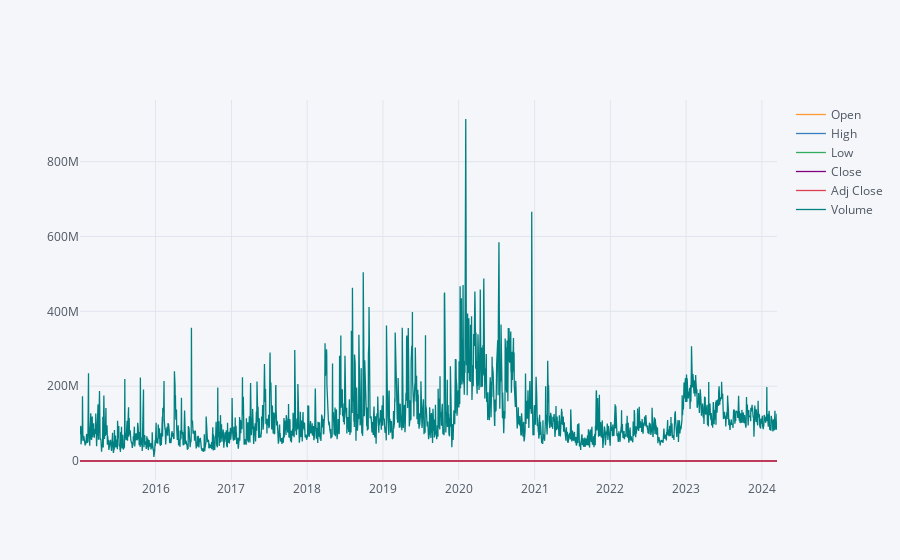

The notebook cell this image was saved under:
### Code cell
df.iplot()
# import plotly.express as px
# fig = px.line(df)
# fig.show()

### Figure 1 — Plotly figure (JSON) as saved in the notebook; plotly's stock layout.template omitted (floating-point values rounded to 4 significant figures; data arrays with more than 128 entries replaced by an {"elided": "..."} marker saying what was removed)
{"data": [{"line": {"color": "rgba(255, 153, 51, 1.0)", "dash": "solid", "shape": "linear", "width": 1.3}, "mode": "lines", "name": "Open", "text": "", "type": "scatter", "x": {"elided": "2315 str values"}, "y": {"elided": "2315 float values"}}, {"line": {"color": "rgba(55, 128, 191, 1.0)", "dash": "solid", "shape": "linear", "width": 1.3}, "mode": "lines", "name": "High", "text": "", "type": "scatter", "x": {"elided": "2315 str values"}, "y": {"elided": "2315 float values"}}, {"line": {"color": "rgba(50, 171, 96, 1.0)", "dash": "solid", "shape": "linear", "width": 1.3}, "mode": "lines", "name": "Low", "text": "", "type": "scatter", "x": {"elided": "2315 str values"}, "y": {"elided": "2315 float values"}}, {"line": {"color": "rgba(128, 0, 128, 1.0)", "dash": "solid", "shape": "linear", "width": 1.3}, "mode": "lines", "name": "Close", "text": "", "type": "scatter", "x": {"elided": "2315 str values"}, "y": {"elided": "2315 float values"}}, {"line": {"color": "rgba(219, 64, 82, 1.0)", "dash": "solid", "shape": "linear", "width": 1.3}, "mode": "lines", "name": "Adj Close", "text": "", "type": "scatter", "x": {"elided": "2315 str values"}, "y": {"elided": "2315 float values"}}, {"line": {"color": "rgba(0, 128, 128, 1.0)", "dash": "solid", "shape": "linear", "width": 1.3}, "mode": "lines", "name": "Volume", "text": "", "type": "scatter", "x": {"elided": "2315 str values"}, "y": {"elided": "2315 int values"}}], "layout": {"legend": {"bgcolor": "#F5F6F9", "font": {"color": "#4D5663"}}, "paper_bgcolor": "#F5F6F9", "plot_bgcolor": "#F5F6F9", "title": {"font": {"color": "#4D5663"}}, "xaxis": {"gridcolor": "#E1E5ED", "showgrid": true, "tickfont": {"color": "#4D5663"}, "title": {"font": {"color": "#4D5663"}, "text": ""}, "zerolinecolor": "#E1E5ED"}, "yaxis": {"gridcolor": "#E1E5ED", "showgrid": true, "tickfont": {"color": "#4D5663"}, "title": {"font": {"color": "#4D5663"}, "text": ""}, "zerolinecolor": "#E1E5ED"}}}
